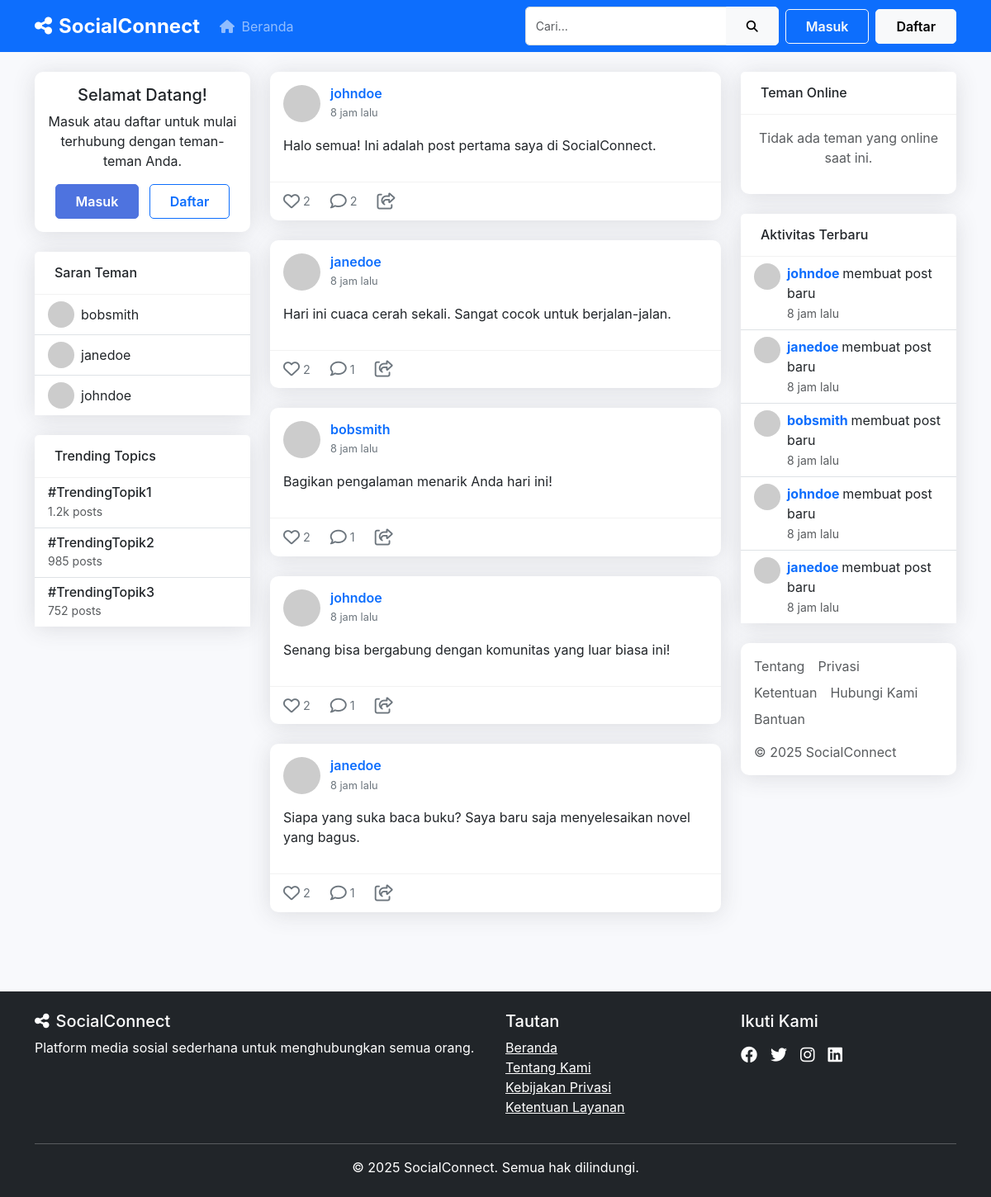
The page / on the database its author committed.
### tables this page shows
CREATE TABLE IF NOT EXISTS users (
    id INT AUTO_INCREMENT PRIMARY KEY,
    username VARCHAR(30) NOT NULL UNIQUE,
    email VARCHAR(100) NOT NULL UNIQUE,
    password VARCHAR(255) NOT NULL,
    profile_pic VARCHAR(255) DEFAULT NULL,
    bio TEXT DEFAULT NULL,
    location VARCHAR(100) DEFAULT NULL,
    website VARCHAR(255) DEFAULT NULL,
    last_activity TIMESTAMP DEFAULT CURRENT_TIMESTAMP,
    created_at TIMESTAMP DEFAULT CURRENT_TIMESTAMP
);

CREATE TABLE IF NOT EXISTS posts (
    id INT AUTO_INCREMENT PRIMARY KEY,
    user_id INT NOT NULL,
    content TEXT NOT NULL,
    image VARCHAR(255) DEFAULT NULL,
    created_at TIMESTAMP DEFAULT CURRENT_TIMESTAMP,
    FOREIGN KEY (user_id) REFERENCES users(id) ON DELETE CASCADE
);

CREATE TABLE IF NOT EXISTS activities (
    id INT AUTO_INCREMENT PRIMARY KEY,
    user_id INT NOT NULL,
    activity_type ENUM('post', 'like', 'comment', 'follow') NOT NULL,
    post_id INT DEFAULT NULL,
    target_id INT DEFAULT NULL,
    message TEXT NOT NULL,
    created_at TIMESTAMP DEFAULT CURRENT_TIMESTAMP,
    FOREIGN KEY (user_id) REFERENCES users(id) ON DELETE CASCADE
);

### index.php (the view, shortened to what the rows shown need)
<?php
require_once 'includes/functions.php';
$posts = getAllPosts();
include 'includes/header.php';
?>
<div class="row">
    <div class="col-lg-3">
        <div class="card mb-4">
            <div class="card-body p-0">
                <?php $suggested_users = getSuggestedUsers(); ?>
                <?php if (count($suggested_users) > 0): ?>
                    <ul class="list-group list-group-flush">
                        <?php foreach ($suggested_users as $user): ?>
                            <li class="list-group-item d-flex justify-content-between align-items-center">
                                <div class="d-flex align-items-center">
                                    <img src="<?php echo $user['profile_pic'] ? 'assets/uploads/' . $user['profile_pic'] : getDefaultAvatar(); ?>"
                                         class="rounded-circle me-2" width="32" height="32" alt="<?php echo $user['username']; ?>">
                                    <a href="pages/profile.php?id=<?php echo $user['id']; ?>" class="text-decoration-none text-dark">
                                        <?php echo $user['username']; ?>
                                    </a>
                                </div>
                            </li>
                        <?php endforeach; ?>
                    </ul>
                <?php else: ?>
                    <div class="p-3 text-center text-muted">
                        <p>Tidak ada saran teman saat ini.</p>
                    </div>
                <?php endif; ?>
            </div>
        </div>
    </div>
    <div class="col-lg-6">
        <?php if (count($posts) > 0): ?>
            <?php foreach ($posts as $post): ?>
                <div class="card post-card mb-4">
                    <div class="post-header">
                        <img src="<?php echo $post['profile_pic'] ? 'assets/uploads/' . $post['profile_pic'] : getDefaultAvatar(); ?>"
                             class="post-avatar" alt="<?php echo $post['username']; ?>">
                        <div>
                            <a href="pages/profile.php?id=<?php echo $post['user_id']; ?>" class="text-decoration-none">
                                <h6 class="post-username"><?php echo $post['username']; ?></h6>
                            </a>
                            <span class="post-time"><?php echo timeAgo($post['created_at']); ?></span>
                        </div>
                    </div>
                    <div class="post-content">
                        <p><?php echo nl2br(linkHashtagsWithRelativePath($post['content'])); ?></p>
                    </div>
                    <div class="post-actions">
                        <?php $is_liked = isPostLikedByUser($post['id'], $_SESSION['user_id'] ?? 0); ?>
                        <button class="post-action-btn like-btn <?php echo $is_liked ? 'liked' : ''; ?>" data-post-id="<?php echo $post['id']; ?>">
                            <i class="<?php echo $is_liked ? 'fas' : 'far'; ?> fa-heart"></i>
                            <span><?php echo getPostLikes($post['id']); ?></span>
                        </button>
                        <button class="post-action-btn comment-btn" data-post-id="<?php echo $post['id']; ?>">
                            <i class="far fa-comment"></i>
                            <span><?php echo getPostCommentCount($post['id']); ?></span>
                        </button>
                        <button class="post-action-btn share-btn" data-post-id="<?php echo $post['id']; ?>">
                            <i class="far fa-share-square"></i>
                        </button>
                    </div>
                </div>
            <?php endforeach; ?>
        <?php endif; ?>
    </div>
    <div class="col-lg-3">
        <div class="card mb-4">
            <div class="card-body p-0">
                <?php $recent_activities = getRecentActivities(); ?>
                <?php if (count($recent_activities) > 0): ?>
                    <ul class="list-group list-group-flush">
                        <?php foreach ($recent_activities as $activity): ?>
                            <li class="list-group-item">
                                <div class="d-flex">
                                    <img src="<?php echo $activity['profile_pic'] ? 'assets/uploads/' . $activity['profile_pic'] : getDefaultAvatar(); ?>"
                                         class="rounded-circle me-2" width="32" height="32" alt="<?php echo $activity['username']; ?>">
                                    <div>
                                        <p class="mb-0">
                                            <a href="pages/profile.php?id=<?php echo $activity['user_id']; ?>" class="text-decoration-none fw-bold">
                                                <?php echo $activity['username']; ?>
                                            </a>
                                            <?php echo $activity['message']; ?>
                                        </p>
                                        <small class="text-muted"><?php echo timeAgo($activity['created_at']); ?></small>
                                    </div>
                                </div>
                            </li>
                        <?php endforeach; ?>
                    </ul>
                <?php else: ?>
                    <div class="p-3 text-center text-muted">
                        <p>Belum ada aktivitas terbaru.</p>
                    </div>
                <?php endif; ?>
            </div>
        </div>
    </div>
</div>
<?php include 'includes/footer.php'; ?>

### includes/functions.php (shortened to what the rows shown need)
<?php
require_once 'config.php';
function getAllPosts($limit = 20) {
    global $conn;
    $limit = (int)$limit;
    $query = "SELECT posts.*, users.username, users.profile_pic
              FROM posts
              JOIN users ON posts.user_id = users.id
              ORDER BY posts.created_at DESC
              LIMIT $limit";
    $result = mysqli_query($conn, $query);
    $posts = [];
    while ($row = mysqli_fetch_assoc($result)) {
        $posts[] = $row;
    }
    return $posts;
}
function isPostLikedByUser($post_id, $user_id) {
    global $conn;
    if (!$user_id) return false;
    $post_id = (int)$post_id;
    $user_id = (int)$user_id;
    $query = "SELECT * FROM likes WHERE post_id = '$post_id' AND user_id = '$user_id'";
    $result = mysqli_query($conn, $query);
    return mysqli_num_rows($result) > 0;
}
function getPostLikes($post_id) {
    global $conn;
    $post_id = (int)$post_id;
    $query = "SELECT COUNT(*) as count FROM likes WHERE post_id = '$post_id'";
    $result = mysqli_query($conn, $query);
    $row = mysqli_fetch_assoc($result);
    return $row['count'];
}
function getPostCommentCount($post_id) {
    global $conn;
    $post_id = (int)$post_id;
    $query = "SELECT COUNT(*) as count FROM comments WHERE post_id = '$post_id'";
    $result = mysqli_query($conn, $query);
    $row = mysqli_fetch_assoc($result);
    return $row['count'];
}
function getSuggestedUsers($limit = 5) {
    global $conn;
    $limit = (int)$limit;
    $current_user_id = isset($_SESSION['user_id']) ? (int)$_SESSION['user_id'] : 0;
    if ($current_user_id) {
        $query = "SELECT * FROM users
                  WHERE id != '$current_user_id'
                  AND id NOT IN (
                    SELECT following_id FROM follows WHERE follower_id = '$current_user_id'
                  )
                  ORDER BY RAND()
                  LIMIT $limit";
    } else {
        $query = "SELECT * FROM users ORDER BY RAND() LIMIT $limit";
    }
    $result = mysqli_query($conn, $query);
    $users = [];
    while ($row = mysqli_fetch_assoc($result)) {
        $users[] = $row;
    }
    return $users;
}
function getRecentActivities($limit = 5) {
    global $conn;
    $limit = (int)$limit;
    $current_user_id = isset($_SESSION['user_id']) ? (int)$_SESSION['user_id'] : 0;
    if ($current_user_id) {
        $query = "SELECT activities.*, users.username, users.profile_pic
                  FROM activities
                  JOIN users ON activities.user_id = users.id
                  WHERE activities.user_id IN (
                    SELECT following_id FROM follows WHERE follower_id = '$current_user_id'
                  ) OR activities.user_id = '$current_user_id'
                  ORDER BY activities.created_at DESC
                  LIMIT $limit";
    } else {
        $query = "SELECT activities.*, users.username, users.profile_pic
                  FROM activities
                  JOIN users ON activities.user_id = users.id
                  ORDER BY activities.created_at DESC
                  LIMIT $limit";
    }
    $result = mysqli_query($conn, $query);
    $activities = [];
    while ($row = mysqli_fetch_assoc($result)) {
        $activities[] = $row;
    }
    return $activities;
}
function timeAgo($timestamp) {
    $time_ago = strtotime($timestamp);
    $current_time = time();
    $time_difference = $current_time - $time_ago;
    $seconds = $time_difference;
    $minutes = round($seconds / 60);
    $hours   = round($seconds / 3600);
    $days    = round($seconds / 86400);
    $weeks   = round($seconds / 604800);
    $months  = round($seconds / 2629440);
    $years   = round($seconds / 31553280);
    if ($seconds <= 60) {
        return "Baru saja";
    } else if ($minutes <= 60) {
        return ($minutes == 1) ? "1 menit lalu" : "$minutes menit lalu";
    } else if ($hours <= 24) {
        return ($hours == 1) ? "1 jam lalu" : "$hours jam lalu";
    } else if ($days <= 7) {
        return ($days == 1) ? "Kemarin" : "$days hari lalu";
    } else if ($weeks <= 4.3) {
        return ($weeks == 1) ? "1 minggu lalu" : "$weeks minggu lalu";
    } else if ($months <= 12) {
        return ($months == 1) ? "1 bulan lalu" : "$months bulan lalu";
    } else {
        return ($years == 1) ? "1 tahun lalu" : "$years tahun lalu";
    }
}
function getDefaultAvatar($use_relative_path = false) {
    return "https://ui-avatars.com/api/?name=User&background=random";
}
function linkHashtagsWithRelativePath($text, $relative_path = '') {
    $pattern = '/#(\w+)/';
    $text = preg_replace(
        $pattern,
        '<a href="' . $relative_path . 'pages/search.php?q=%23$1&type=posts" class="hashtag-link">#$1</a>',
        $text
    );
    return $text;
}
?>

### rows shown on the page
users: username "bobsmith"
users: username "janedoe"
users: username "johndoe"
posts: user.username "johndoe", created_at "8 jam lalu", content "Halo semua! Ini adalah post pertama saya di SocialConnect.", id "2"
posts: user.username "janedoe", created_at "8 jam lalu", content "Hari ini cuaca cerah sekali. Sangat cocok untuk berjalan-jalan.", id "2", id "1"
posts: user.username "bobsmith", created_at "8 jam lalu", content "Bagikan pengalaman menarik Anda hari ini!", id "2", id "1"
posts: user.username "johndoe", created_at "8 jam lalu", content "Senang bisa bergabung dengan komunitas yang luar biasa ini!", id "2", id "1"
posts: user.username "janedoe", created_at "8 jam lalu", content "Siapa yang suka baca buku? Saya baru saja menyelesaikan novel yang bagus.", id "2", id "1"
activities: user.username "johndoe", message "membuat post baru", created_at "8 jam lalu"
activities: user.username "janedoe", message "membuat post baru", created_at "8 jam lalu"
activities: user.username "bobsmith", message "membuat post baru", created_at "8 jam lalu"
activities: user.username "johndoe", message "membuat post baru", created_at "8 jam lalu"
activities: user.username "janedoe", message "membuat post baru", created_at "8 jam lalu"
